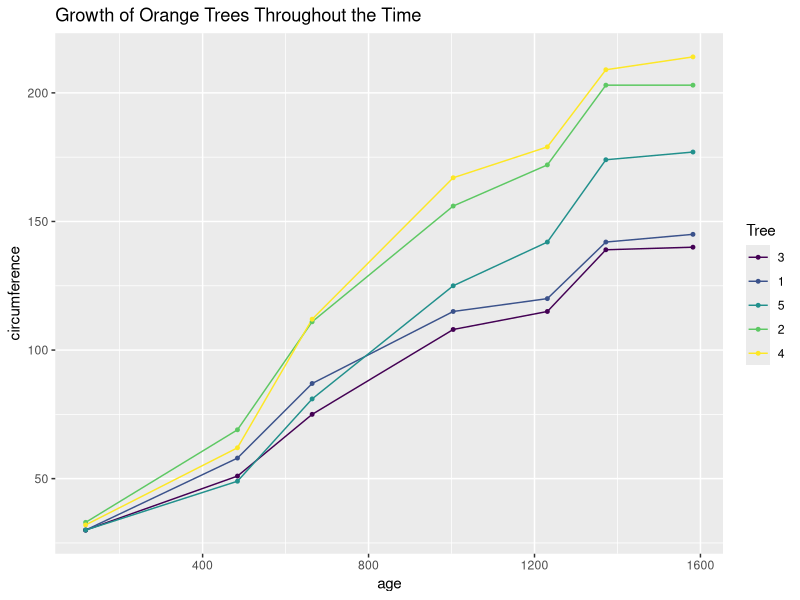

Reproduce this figure in R.
## ---- chunk 1
# Download the library 
library(ggplot2)
library(dplyr)
## ---- chunk 2
# Download data from R database
data ("Orange")
head (Orange)

## ---- chunk 3
# Set a line plot, add the pointers, add title and name the variables in the plot
data_new <- Orange %>%
  ggplot(aes(x = age, y = circumference, color = Tree)) +
  geom_line() + geom_point(size = 1) +
  labs(
    title = "Growth of Orange Trees Throughout the Time",
    x = "age", y = "circumference")
theme_minimal()
## ---- chunk 4
print(data_new)
